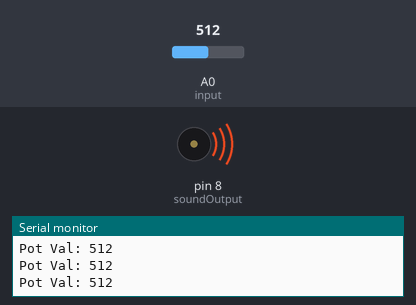
Bench run of a sketch on a simulated Arduino Uno, built with avr-gcc and run on an emulated ATmega328P. Shown: buzzer (waves = sounding), the last lines printed to the serial monitor. Inputs (shaded band) come from the test bench; at power-on: A0 (input) = 512.

Above: at 1.2 s.
1.3 s: A0 (input) set to 0
At 2.3 s:
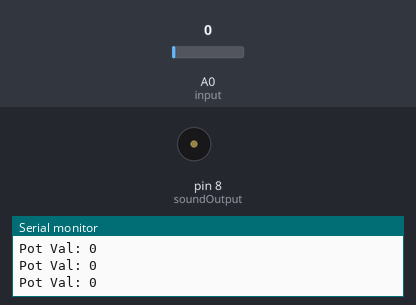
2.8 s: A0 (input) set to 122
At 3.9 s:
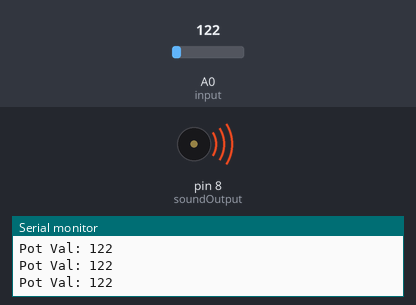
Timing chart, 0 to 5.8 s (numbered marks = the images above; inputs shaded):
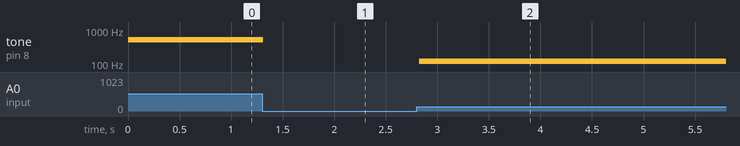

The sketch:

theremin_week1.ino
```cpp
const int input = A0;
int soundOutput = 8;
int potVal;
int angle;

int sensorLow = 1023;
int sensorHigh = 0;


void setup() {
  // put your setup code here, to run once:
  Serial.begin(9600);
}

void loop() {
  // put your main code here, to run repeatedly:
  potVal = analogRead(input);
  Serial.print("\r\nPot Val: ");
  Serial.print(potVal);
  tone(soundOutput, potVal, 100);
}
```

Measured:
- after the input at 1.3 s, tone on pin 8 (soundOutput): 512 Hz → silent at once
- after the input at 2.8 s, tone on pin 8 (soundOutput): silent → 122 Hz at once
